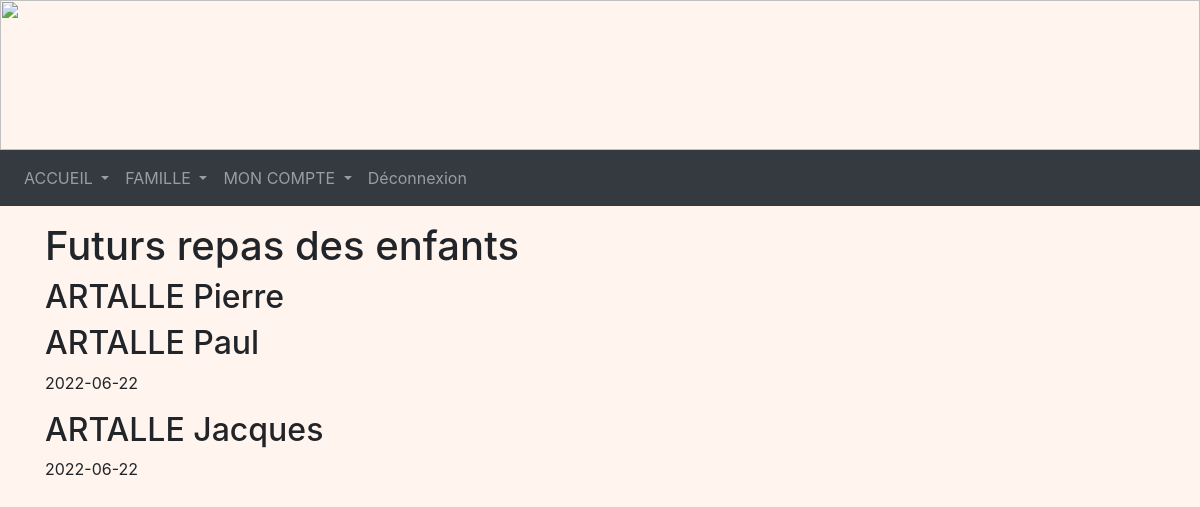
The app's page /repas (signed in) with its own data.
### tables this page shows
CREATE TABLE Enfant (
  code_enfant integer primary key autoincrement,
  nom_enfant TEXT NOT NULL,
  prenom_enfant TEXT NOT NULL,
  code_tarif integer NOT NULL,
  code_classe integer NOT NULL,
  code_representant integer NOT NULL,
  FOREIGN KEY (code_tarif) REFERENCES Tarif(code_tarif),
  FOREIGN KEY (code_classe) REFERENCES Classe(code_classe),
  FOREIGN KEY (code_representant) REFERENCES Representant(code_representant)
);

CREATE TABLE Repas (
  code_repas integer primary key autoincrement,
  date_repas date NOT NULL,
  code_enfant integer NOT NULL,
  FOREIGN KEY (code_enfant) REFERENCES Enfant(code_enfant)
);

### representant.py (the view)
@app.route('/repas', methods = ["GET"])
@login_required
def repas():
    db = get_db()
    cur = db.cursor()
    code_rep = cur.execute("SELECT code_representant FROM Representant WHERE identifiant = ?", (flask_login.current_user.name, )).fetchone()
    enfants = cur.execute("SELECT * FROM Enfant WHERE code_representant = ?", (code_rep[0], )).fetchall()
    repas = []
    now = datetime.datetime.today().strftime('%Y-%m-%d')
    for enfant in enfants:
        repas.append(cur.execute("SELECT * FROM Repas WHERE code_enfant = ? AND date_repas > ?", (enfant[0], now, )).fetchall())
    return render_template('R_repas.html', enfants = enfants, repas = repas)

### main.py (called while the page is built)
@login_manager.user_loader
def load_user(user_id):
    db = get_db()
    cur = db.cursor()
    user = cur.execute('SELECT identifiant, mot_de_passe FROM Compte WHERE identifiant=?', (user_id, )).fetchone()
    user = User(user[0], user[1])
    return user

def get_db():
    if 'db' not in g:
        g.db = sqlite3.connect(DATABASE)
    return g.db

@app.teardown_appcontext
def close_connection(exception):
    db = g.pop('db', None)
    if db is not None:
        db.close()

### templates/R_repas.html (shortened to what this page needs)
<!DOCTYPE html>
<html>
<head>
    <link rel="stylesheet" href="https://cdn.jsdelivr.net/npm/bootstrap@4.3.1/dist/css/bootstrap.min.css"
>
    <link rel="stylesheet" href="/static/css/main.css">
</head>
</head>
<body>
    <img style="width: 100%; height: 150px;"
        src="https://www.logarric.com/wp-content/uploads/2014/06/calendreta-lo-garric3.png" alt="">
    <nav class="navbar navbar-expand-lg navbar-dark bg-dark">
        <div class="collapse navbar-collapse" id="navbarNavDropdown">
            <ul class="navbar-nav">
                <li class="nav-item dropdown">
                    <a class="nav-link dropdown-toggle" href="#" id="navbarDropdownMenuLink" role="button"
                        data-bs-toggle="dropdown" aria-expanded="false">
                        ACCUEIL
                    </a>
                </li>
                <li class="nav-item dropdown">
                    <a class="nav-link dropdown-toggle" href="#" id="navbarDropdownMenuLink" role="button"
                        data-bs-toggle="dropdown" aria-expanded="false">
                        FAMILLE
                    </a>
                </li>
                <li class="nav-item dropdown">
                    <a class="nav-link dropdown-toggle" href="#" id="navbarDropdownMenuLink" role="button"
                        data-bs-toggle="dropdown" aria-expanded="false">
                        MON COMPTE
                    </a>
                </li>
                <li class="nav-item float-right">
                    <a class="nav-link" btn-outline-success href="/deconnexion">Déconnexion</a>
                </li>
            </ul>
        </div>
    </nav>
    <div class="container mt-3 mb-3">
        <h1>Futurs repas des enfants</h1>
        {% for enfant in enfants %}
            <h2>{{ enfant[1] }} {{ enfant[2] }}</h2>
            {% for repa in repas %}
             {% if repa[0] %}
                {% if repa[0][2] == enfant[0] %}
                    <p>{{ repa[0][1] }}</p>
                {% endif %}
                {% endif %}
            {% endfor %}
        {% endfor %}
    </div>
</body>
</html>

### static/css/main.css (style rules this page uses)
body { background-repeat: no-repeat; background-color:rgb(265,245,238); height: 110px; margin: 0px; }

### records on screen
Enfant: nom_enfant "ARTALLE", prenom_enfant "Pierre"
Enfant: nom_enfant "ARTALLE", prenom_enfant "Paul"
Repas: date_repas "2022-06-22"
Enfant: nom_enfant "ARTALLE", prenom_enfant "Jacques"
Repas: date_repas "2022-06-22"
